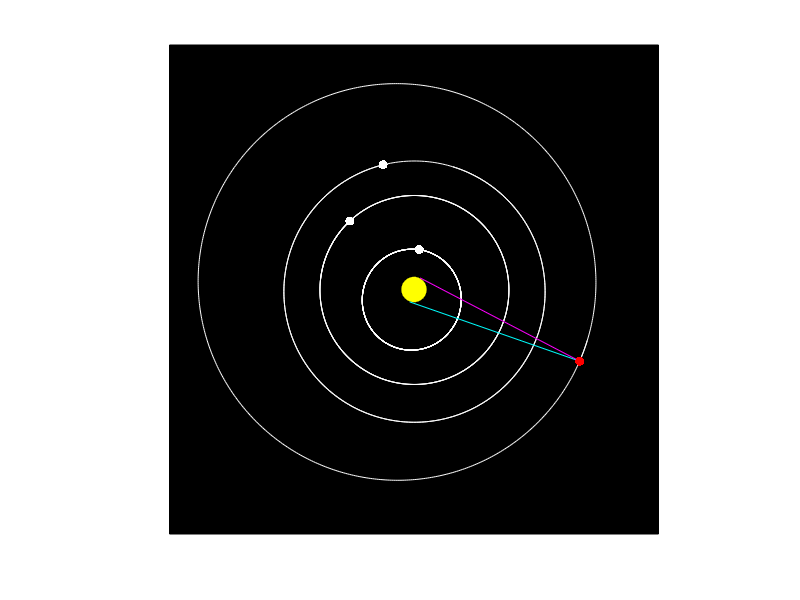

Source code (MATLAB): (Note: this script raises an error after producing the figure.)
  function ShowTransits()
% Simulates the motion of the 4 inner planets and transits as viewed
% from Mars.
% Set up a black display area...
close all
M = 280;
fill([-M M M -M],[-M -M M  M],'k')
axis equal off
hold on
% Display the Sun...
r = 15; theta = linspace(0,2*pi); fill(r*cos(theta),r*sin(theta),'y')
% Display the orbits of the 4 inner planets...
tau = linspace(0,700,601);
Mercury = Location(tau,1);
Venus = Location(tau,2);
Earth = Location(tau,3);
Mars = Location(tau,4);
plot(Mercury.x,Mercury.y,'w')
plot(Venus.x,Venus.y,'w')
plot(Earth.x,Earth.y,'w')
plot(Mars.x,Mars.y,'w')
% Display planet location for the next T days...
T = 2000;
for t=1:T
    % Compute the locations...
    Mercury = Location(t,1);
    Venus = Location(t,2);
    Earth = Location(t,3);
    Mars = Location(t,4);
    % The two tangent points as viewed from Mars...
    [L,R] = TP(Mars,r);
    % The Left and Right tangent lines...
    hL = plot([Mars.x L.x],[Mars.y L.y],'c');
    hR = plot([Mars.x R.x],[Mars.y R.y],'m');
    % The four planets...
    h1 = plot(Mercury.x,Mercury.y,'.w','Markersize',20);
    h2 = plot(Venus.x,Venus.y,'.w','Markersize',20);
    h3 = plot(Earth.x,Earth.y,'.w','Markersize',20);
    h4 = plot(Mars.x,Mars.y,'.r','Markersize',20);
    pause(.03)
    shg
    delete(hL,hR,h1,h2,h3,h4)
end

  function [L,R] = TP(E,r)
% Let C be the circle x^2+y^2 = r^2.
% E is a point outside of C
% L is a point on C with the property that the line through E and L is
% tangent to C.
% R is a point on C with the property that the line through E and R is
% tangent to C.
% To an observer at E, L is to the left of R.

d = sqrt(E.x^2+E.y^2); s = r/d; c = sqrt(1-s^2);
alfa = -(c*E.x-s*E.y); beta = -(+s*E.x+c*E.y);
f = sqrt(d^2-r^2)/sqrt(alfa^2+beta^2);
L = MakePoint(f*alfa+E.x,f*beta+E.y);
alfa = -(c*E.x+s*E.y); beta = -(-s*E.x+c*E.y);
f = sqrt(d^2-r^2)/sqrt(alfa^2+beta^2);
R = MakePoint(f*alfa+E.x,f*beta+E.y);

      
   function E = Location(t,k)
 % E is a length-n structure array with the property that
 % planet k is located at (E.x(i),E.y(i)) at time t(i), i=1:n.
 % (Time is in earth days.) 
 % If k=1, then Mercury's location is specified.
 % If k=2, then Venus's   location is specified.
 % If k=3, then Earth's   location is specified.
 % If k=4, then Mars's    location is specified.
 
 % Orbit parameters of the inner 4 planets...
 P = [  46.0032; 107.4819; 147.1053; 206.6782];
 A = [  69.8200; 108.9441; 152.1053; 249.2205];
 phi = [ 77.45645; 131.53298; 102.94719; 336.04084];
 Y   = [  87.968; 224.695; 365.242; 686.930];
 x = (P(k) - A(k))/2 + ((P(k)+A(k))/2)*cos(t*2*pi/Y(k));
 y = sqrt(P(k)*A(k))*sin(t*2*pi/Y(k));
 c = cos(phi(k)*pi/180);
 s = sin(phi(k)*pi/180);
 E = MakePoint(c*x-s*y,s*x+c*y);
 
function P = MakePoint(x,y)
% P is a 2-field structure with x assigned to P.x and y assigned to P.y.
P = struct('x',x,'y',y);

